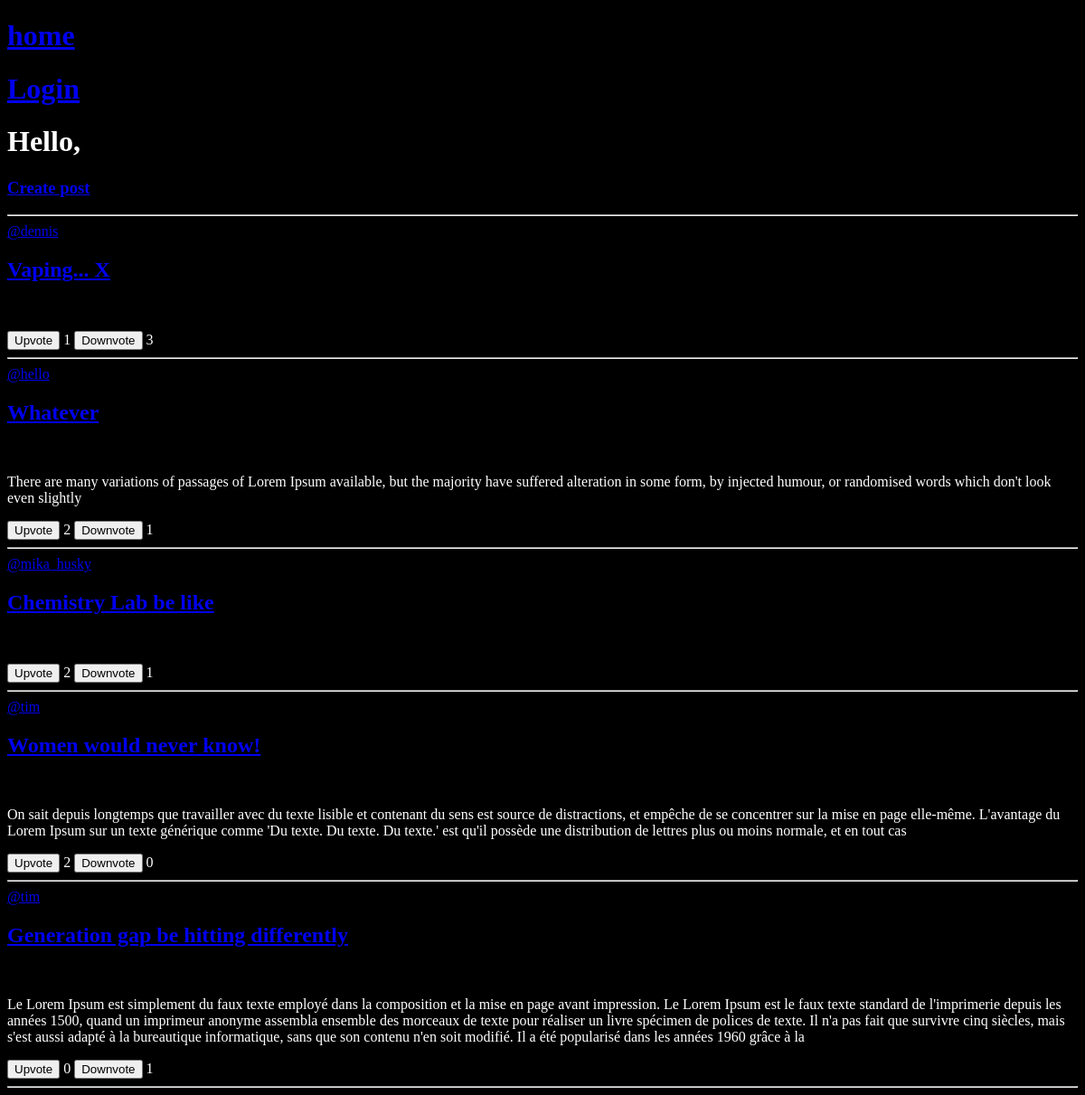
Before: / with the older database file.
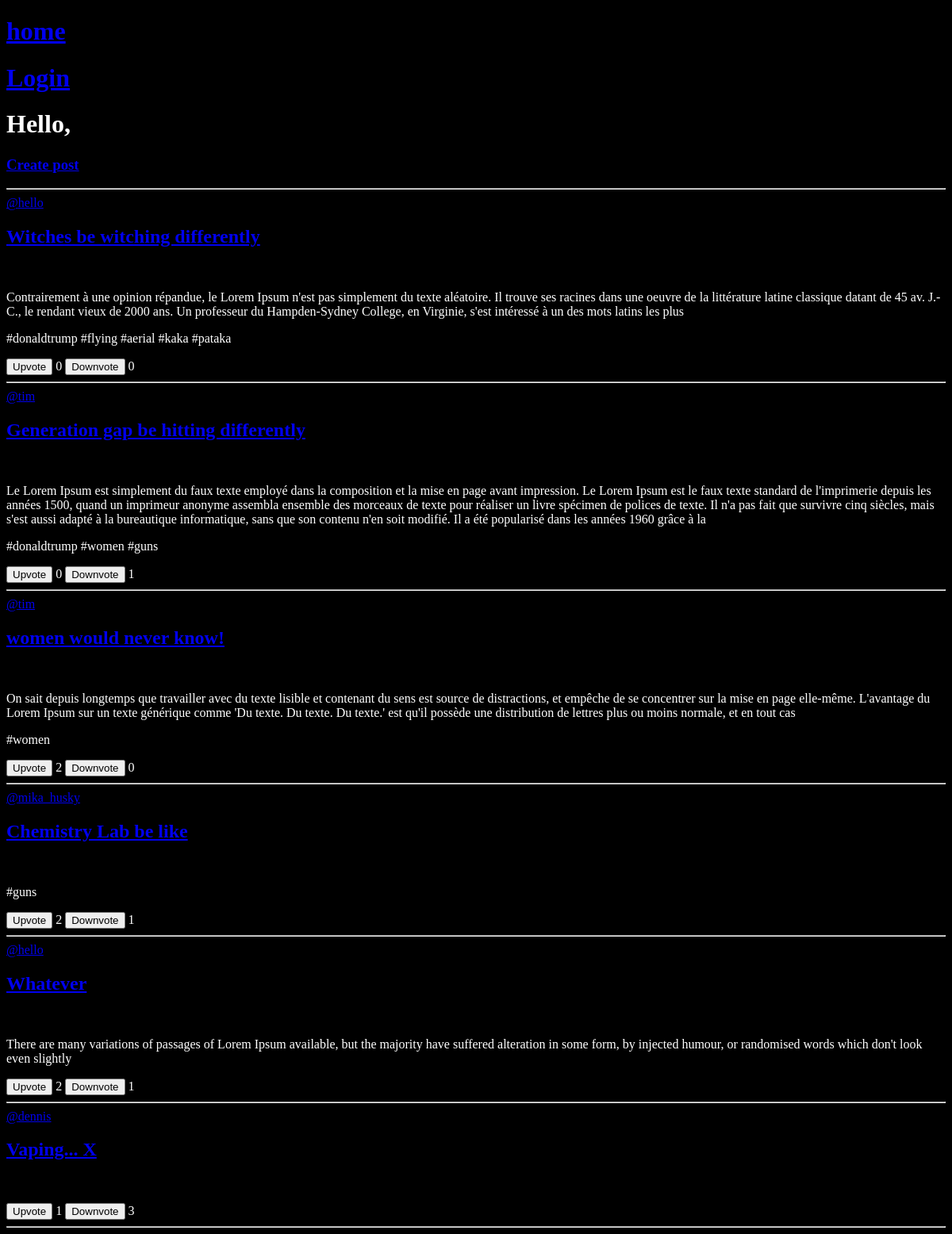
After: the same page with the newer database file.
### ogambo/models.py (models this page shows, shortened)
class Post(models.Model):
    id = models.UUIDField(primary_key=True, default=uuid.uuid4, editable=False)
    user = models.ForeignKey(User, on_delete=models.SET_NULL, null=True)
    title = models.CharField(max_length=200)
    description = models.TextField(max_length=500, null=True, blank=True)
    tags = models.ManyToManyField(Tag, related_name='posts', blank=True)
    image = models.ImageField(upload_to='post_media/images/', null=True, blank=True)
    video = models.FileField(upload_to='post_media/videos/', null=True, blank=True)
    created = models.DateTimeField(auto_now_add=True)
    updated = models.DateTimeField(auto_now=True)
    class Meta:
        ordering = ['-updated', '-created']
    def upvotes(self):
        return self.votes.filter(vote_type=True).count()
    def downvotes(self):
        return self.votes.filter(vote_type=False).count()

class Tag(models.Model):
    name = models.CharField(max_length=100, unique=True)

### ogambo/views.py (the view)
# urls.py: 2. Add a URL to urlpatterns:  path('', views.home, name='home')
def home(request):
    posts = Post.objects.all()
    context = {'posts' : posts}
    return render(request, 'ogambo/home.html', context)

### ogambo/templates/ogambo/home.html (shortened to what this page needs)
{% extends 'main.html' %}
{% block content %}
<h1>Hello, {{request.user.username}}</h1>
<a href="{% url 'create-post' %}"><h3>Create post</h3></a>
<hr>
{% for post in posts %}
    <span><a href="{% url 'user-profile' post.user.username %}">@{{post.user.username}}</a></span>
    <h2><a href="{% url 'post' post.id %}">{{post.title}}</a></h2>
    <p>{{post.description}}</p>
    <p>
        {% for tag in post.tags.all %}
            <span>#{{ tag.name }}</span>{% if not forloop.last %} {% endif %}
        {% endfor %}
    </p>
    <button data-vote-type="upvote" data-post-id="{{post.id}}" class="vote-btn">Upvote</button> {{ post.upvotes }}
    <button data-vote-type="downvote" data-post-id="{{post.id}}" class="vote-btn">Downvote</button> {{ post.downvotes }}
    <hr>
{% endfor %}
{% endblock content %}

Changed rows visible on the page:
added Post: user.username "hello", title "Witches be witching differently", description "Contrairement à une opinion répandue, le Lorem Ipsum n'est pas simplement du texte aléatoire. Il trouve ses racines dans une oeuvre de la littérature latine classique datant de 45 av. J.-C., le rendant vieux de 2000 ans. Un professeur du Hampden-Sydney College, en Virginie, s'est intéressé à un des mots latins les plus", upvotes "0", downvotes "0"
added Tag: name "donaldtrump"
added Tag: name "flying", shown under "hello"
added Tag: name "aerial", shown under "hello"
added Tag: name "kaka", shown under "hello"
added Tag: name "pataka", shown under "hello"
changed Post "Generation gap be hitting differently": moves up the list
added Tag: name "women"
added Tag: name "guns"
changed Post: title "Women would never know!" → "women would never know!"; moves up the list
changed Post "Chemistry Lab be like": moves down the list
changed Post "Whatever": moves down the list
